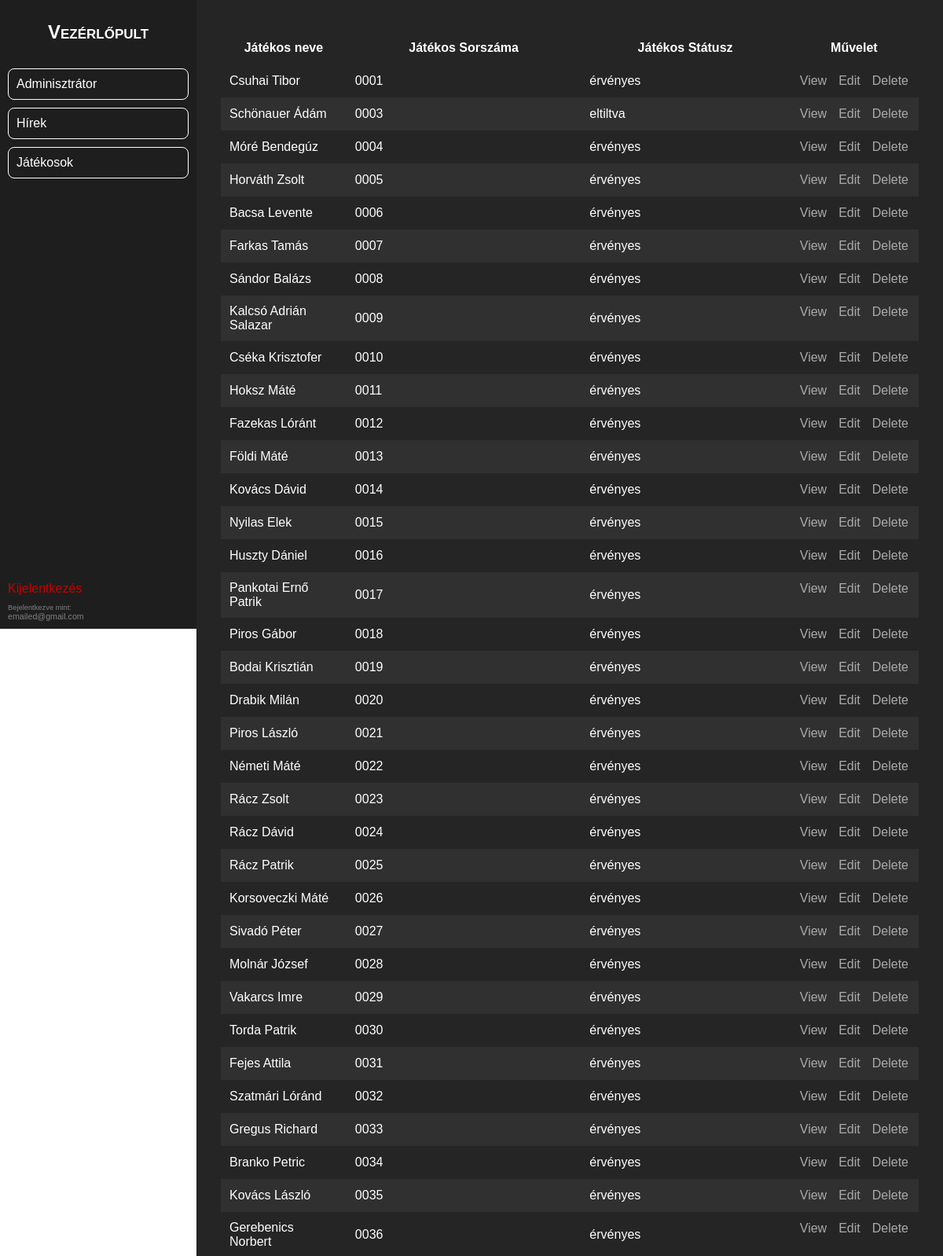
The app's page /admin/players/players_existing.php (signed in, upper part) with its own data.
### tables this page shows
CREATE TABLE IF NOT EXISTS `players_data` (
  `player_id` int NOT NULL AUTO_INCREMENT,
  `name` varchar(100) DEFAULT NULL,
  `registration_number` varchar(10) DEFAULT NULL,
  `validity_date` date DEFAULT NULL,
  `status` enum('érvényes','eltiltva') DEFAULT NULL,
  `suspension_start_date` date DEFAULT NULL,
  `suspension_end_date` date DEFAULT NULL,
  `profile_pic` text NOT NULL,
  PRIMARY KEY (`player_id`)
);

### admin/players/players_existing.php (the view, shortened to what this page needs)
} ?><?php
    include("../headers/header.php");
    ?>
<div class="player-table-main-container">
    <link rel="stylesheet" type="text/css" href="//cdn.datatables.net/2.0.3/css/dataTables.dataTables.min.css">
    <table class="p-table" id="news-table-data">
        <thead>
            <tr>
                <th style="width:15%;">Játékos neve</th>
                <th style="width:45%;">Játékos Sorszáma</th>
                <th style="width:45%;">Játékos Státusz</th>
                <th style="width:25%;">Művelet</th>
            </tr>
        </thead>
        <tbody>
            <?php
            include('../../connect.php');
            $sqlSelect = "SELECT * FROM players_data";
            $result = mysqli_query($conn, $sqlSelect);
            while ($data = mysqli_fetch_array($result)) {
            ?>
                <tr>
                    <td><?php echo $data["name"] ?></td>
                    <td><?php echo $data["registration_number"] ?></td>
                    <td><?php echo $data["status"] ?></td>
                    <td class="actions">
                        <a class="action" href="players_check.php?id=<?php echo $data["player_id"] ?>">View</a>
                        <a class="action" href="players_edit.php?id=<?php echo $data["player_id"] ?>">Edit</a>
                        <a class="action" href="players_delete.php?id=<?php echo $data["player_id"] ?>">Delete</a>
                    </td>
                </tr>
            <?php
            }
            ?>
        </tbody>
    </table>
</div>
<?php
include("../headers/footer.php");
?>

### admin/players/players_existing.php (style rules this page uses)
.action { display: flex; text-decoration: none; color: #aaa; }
.actions { display: flex; width: 100%; justify-content: center; align-items: center; gap: 15px; }
.p-table { border-collapse: collapse; margin-top: 10px; width: 100%; }
.p-table, th, td { padding: 10px; border: 2px solid transparent; }
.p-table tr:nth-child(even) { background-color: #303030; }
.player-table-main-container { display: flex; background-color: #252525; width: 100vw; padding: 30px; color: #fff; overflow-x: auto; }

### records on screen
players_data: name "Csuhai Tibor", registration_number "0001", status "érvényes"
players_data: name "Schönauer Ádám", registration_number "0003", status "eltiltva"
players_data: name "Móré Bendegúz", registration_number "0004", status "érvényes"
players_data: name "Horváth Zsolt", registration_number "0005", status "érvényes"
players_data: name "Bacsa Levente", registration_number "0006", status "érvényes"
players_data: name "Farkas Tamás", registration_number "0007", status "érvényes"
players_data: name "Sándor Balázs", registration_number "0008", status "érvényes"
players_data: name "Kalcsó Adrián Salazar", registration_number "0009", status "érvényes"
players_data: name "Cséka Krisztofer", registration_number "0010", status "érvényes"
players_data: name "Hoksz Máté", registration_number "0011", status "érvényes"
players_data: name "Fazekas Lóránt", registration_number "0012", status "érvényes"
players_data: name "Földi Máté", registration_number "0013", status "érvényes"
players_data: name "Kovács Dávid", registration_number "0014", status "érvényes"
players_data: name "Nyilas Elek", registration_number "0015", status "érvényes"
players_data: name "Huszty Dániel", registration_number "0016", status "érvényes"
players_data: name "Pankotai Ernő Patrik", registration_number "0017", status "érvényes"
players_data: name "Piros Gábor", registration_number "0018", status "érvényes"
players_data: name "Bodai Krisztián", registration_number "0019", status "érvényes"
players_data: name "Drabik Milán", registration_number "0020", status "érvényes"
players_data: name "Piros László", registration_number "0021", status "érvényes"
players_data: name "Németi Máté", registration_number "0022", status "érvényes"
players_data: name "Rácz Zsolt", registration_number "0023", status "érvényes"
players_data: name "Rácz Dávid", registration_number "0024", status "érvényes"
players_data: name "Rácz Patrik", registration_number "0025", status "érvényes"
players_data: name "Korsoveczki Máté", registration_number "0026", status "érvényes"
players_data: name "Sivadó Péter", registration_number "0027", status "érvényes"
players_data: name "Molnár József", registration_number "0028", status "érvényes"
players_data: name "Vakarcs Imre", registration_number "0029", status "érvényes"
players_data: name "Torda Patrik", registration_number "0030", status "érvényes"
players_data: name "Fejes Attila", registration_number "0031", status "érvényes"
players_data: name "Szatmári Lóránd", registration_number "0032", status "érvényes"
players_data: name "Gregus Richard", registration_number "0033", status "érvényes"
players_data: name "Branko Petric", registration_number "0034", status "érvényes"
players_data: name "Kovács László", registration_number "0035", status "érvényes"
players_data: name "Gerebenics Norbert", registration_number "0036", status "érvényes"

### other values on screen
$_SESSION["email"] "emailed@gmail.com"
